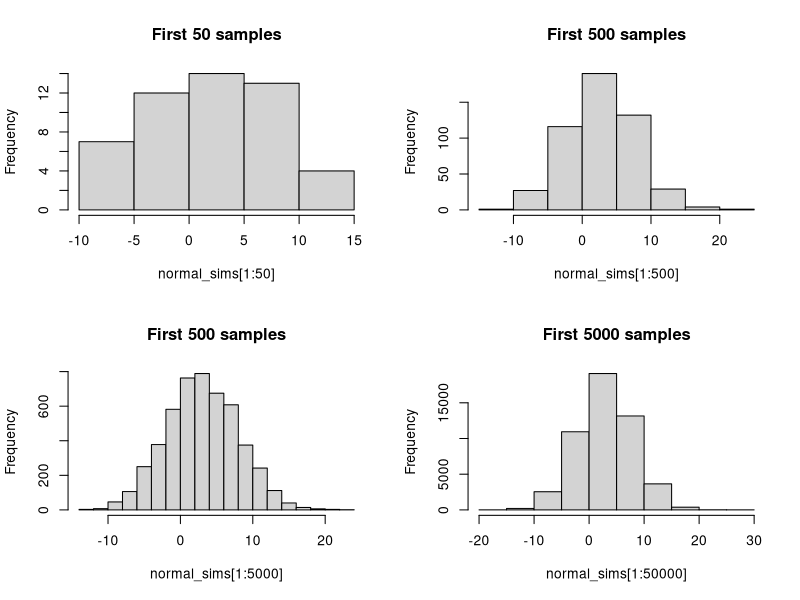
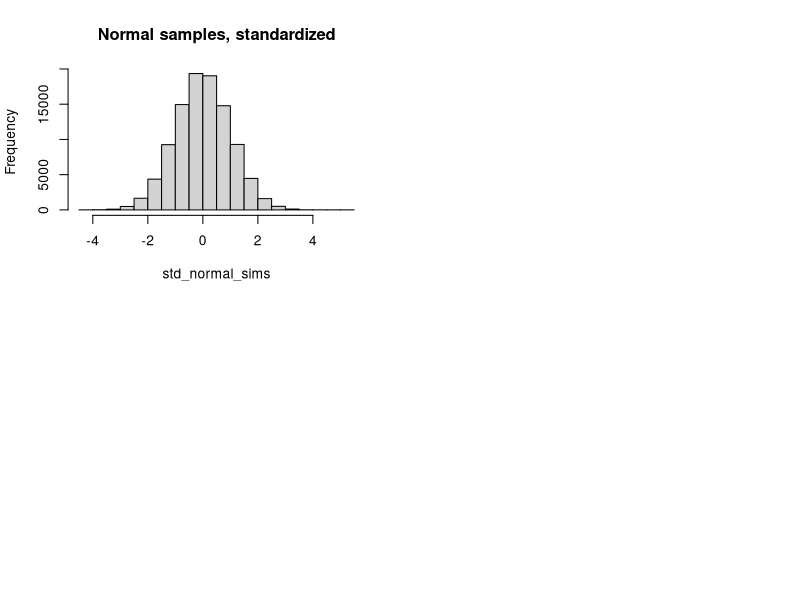
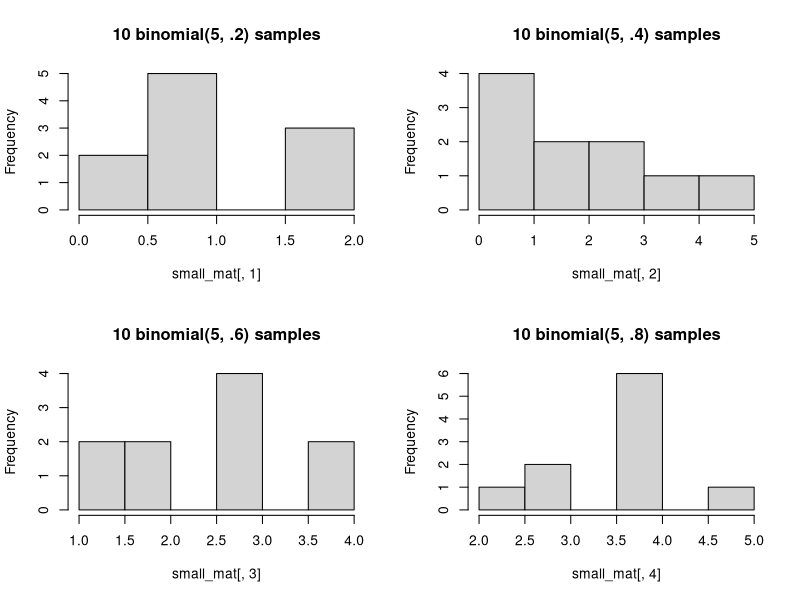
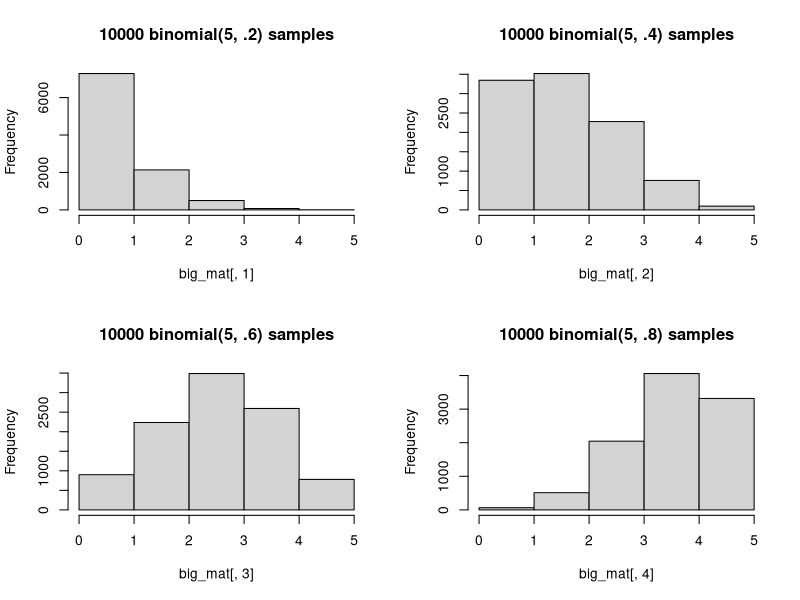

The R script that drew these images, in order:
## ---- chunk 1
knitr::opts_chunk$set(echo = TRUE)
## ---- chunk 2
normal_sims <- rnorm(100000, mean = 3, sd = 5)
head(normal_sims, n = 5)
## ---- chunk 3
par(mfrow = c(2, 2)) # formats plots into 2x2 grid; not necessary for students to do this.
hist(normal_sims[1:50], main = "First 50 samples") 
hist(normal_sims[1:500], main = "First 500 samples")
hist(normal_sims[1:5000], main = "First 500 samples")
hist(normal_sims[1:50000], main = "First 5000 samples")
## ---- chunk 4
std_normal_sims <- normal_sims - mean(normal_sims) # subtract observed mean
std_normal_sims <- std_normal_sims / sd(std_normal_sims) # divide by observed sd
hist(std_normal_sims, main = "Normal samples, standardized") 
## ---- chunk 5
small_mat <- matrix(NA, nrow = 10, ncol = 4)
big_mat <- matrix(NA, nrow = 10000, ncol = 4)
## ---- chunk 6
# fill columns of small matrix
small_mat[, 1] <- rbinom(n = 10, size = 5, prob = .2)
small_mat[, 2] <- rbinom(n = 10, size = 5, prob = .4)
small_mat[, 3] <- rbinom(n = 10, size = 5, prob = .6)
small_mat[, 4] <- rbinom(n = 10, size = 5, prob = .8)

# fill columns of big matrix
big_mat[, 1] <- rbinom(n = 10000, size = 5, prob = .2)
big_mat[, 2] <- rbinom(n = 10000, size = 5, prob = .4)
big_mat[, 3] <- rbinom(n = 10000, size = 5, prob = .6)
big_mat[, 4] <- rbinom(n = 10000, size = 5, prob = .8)

head(small_mat, n= 5)
head(big_mat, n= 5)
## ---- chunk 7
par(mfrow = c(2, 2)) # formats plots into 2x2 grid; not necessary for students to do this.
hist(small_mat[, 1], main = "10 binomial(5, .2) samples", breaks = 6) 
hist(small_mat[, 2], main = "10 binomial(5, .4) samples", breaks = 6)
hist(small_mat[, 3], main = "10 binomial(5, .6) samples", breaks = 6)
hist(small_mat[, 4], main = "10 binomial(5, .8) samples", breaks = 6)

par(mfrow = c(2, 2)) # formats plots into 2x2 grid; not necessary for students to do this.
hist(big_mat[, 1], main = "10000 binomial(5, .2) samples", breaks = 6) 
hist(big_mat[, 2], main = "10000 binomial(5, .4) samples", breaks = 6)
hist(big_mat[, 3], main = "10000 binomial(5, .6) samples", breaks = 6)
hist(big_mat[, 4], main = "10000 binomial(5, .8) samples", breaks = 6)
## ---- chunk 8
colmeans_df <- data.frame(p = c(.2, .4, .6, .8),
                          mat_10 = colMeans(small_mat),
                          mat_10000 = colMeans(big_mat))
knitr::kable(colmeans_df)
